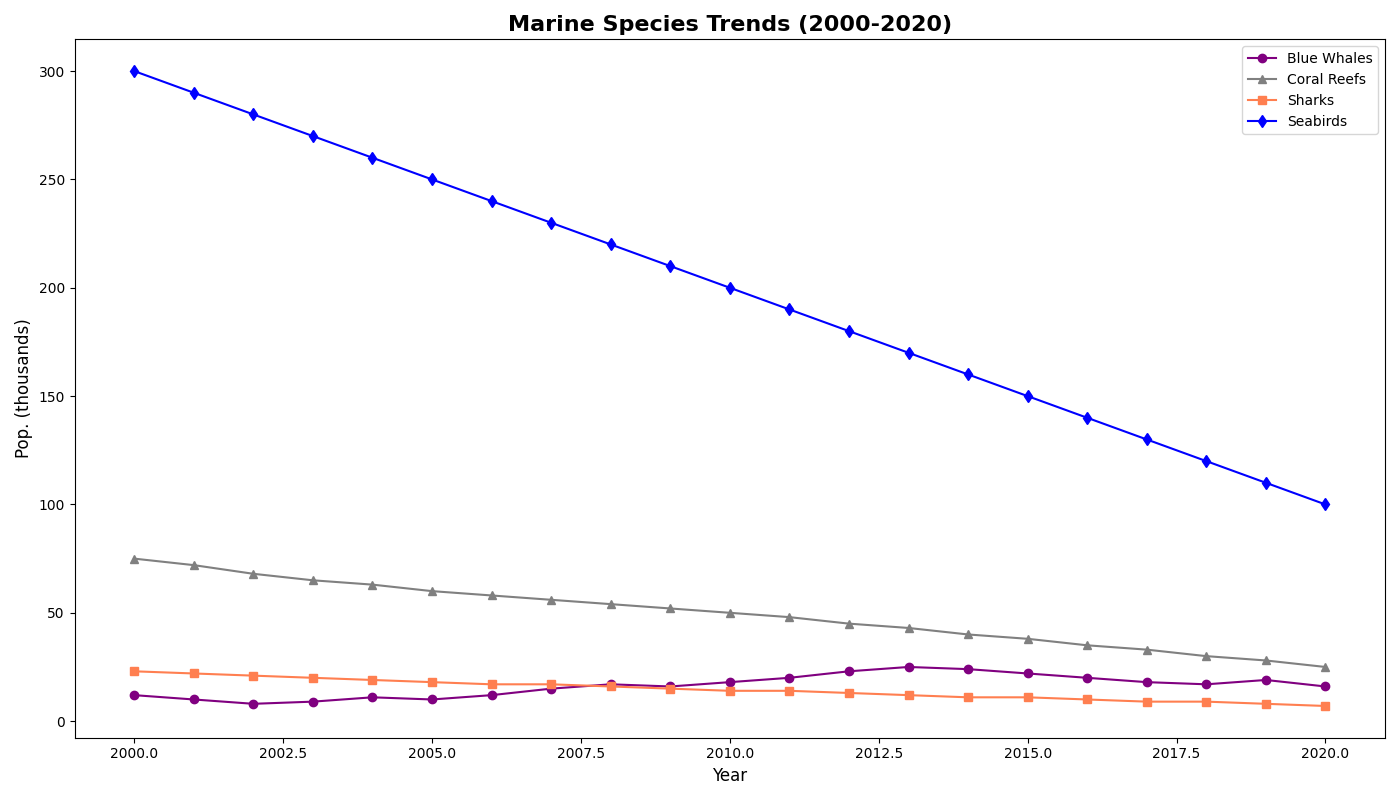

Generate this figure with Python:
import matplotlib.pyplot as plt
import numpy as np

years = np.arange(2000, 2021)

# Population (in thousands)
blue_whales = [12, 10, 8, 9, 11, 10, 12, 15, 17, 16, 18, 20, 23, 25, 24, 22, 20, 18, 17, 19, 16]
coral_reefs = [75, 72, 68, 65, 63, 60, 58, 56, 54, 52, 50, 48, 45, 43, 40, 38, 35, 33, 30, 28, 25]
great_white_sharks = [23, 22, 21, 20, 19, 18, 17, 17, 16, 15, 14, 14, 13, 12, 11, 11, 10, 9, 9, 8, 7]
seabirds = [300, 290, 280, 270, 260, 250, 240, 230, 220, 210, 200, 190, 180, 170, 160, 150, 140, 130, 120, 110, 100]

fig, ax = plt.subplots(figsize=(14, 8))

ax.plot(years, blue_whales, marker='o', linestyle='-', color='purple', label='Blue Whales')
ax.plot(years, coral_reefs, marker='^', linestyle='-', color='gray', label='Coral Reefs')
ax.plot(years, great_white_sharks, marker='s', linestyle='-', color='coral', label='Sharks')
ax.plot(years, seabirds, marker='d', linestyle='-', color='blue', label='Seabirds')

ax.set_title('Marine Species Trends (2000-2020)', fontsize=16, fontweight='bold')
ax.set_xlabel('Year', fontsize=12)
ax.set_ylabel('Pop. (thousands)', fontsize=12)
ax.legend()

plt.tight_layout()
plt.show()
